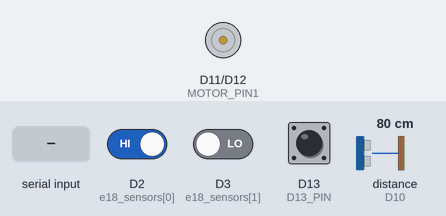
Bench run of a sketch on a simulated Arduino Due. Parts: motor-driver pin pairs drawn as motors (green arrow = first pin HIGH = forward, orange = second pin HIGH = backward, longer = more drive). Wiring (inferred from the names in the program): ultrasonic range finder: trigger D9; echo D10. The inputs (shaded band) are chosen by the test bench; at power-on: distance to the obstacle (sensor on D10) 80 cm, D2 (e18_sensors[0]) HIGH, D3 (e18_sensors[1]) LOW, D13 (D13_PIN) HIGH. The echo pulse lasts 58.3 µs per cm; what the sketch prints to the serial monitor is not drawn.

Above: at 0.8 s.
0.9 s: "L_10\n" received over Serial
At 1.3 s:
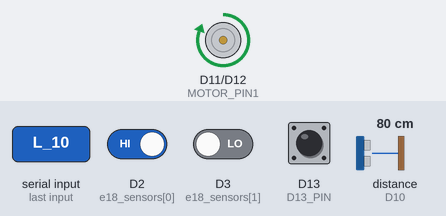
2.9 s: "L_11\n" received over Serial
At 3.3 s:
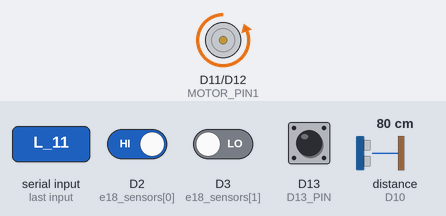
4.9 s: "move_1\n" received over Serial
At 5.2 s:
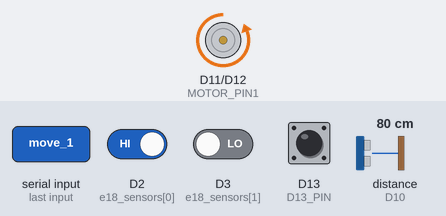
6.4 s: distance to the obstacle (sensor on D10) set to 13 cm
7.9 s: distance to the obstacle (sensor on D10) set to 10 cm
At 8.3 s:
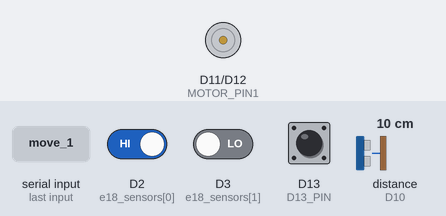
Timing chart, 0 to 10.4 s (numbered marks = the images above; inputs shaded):
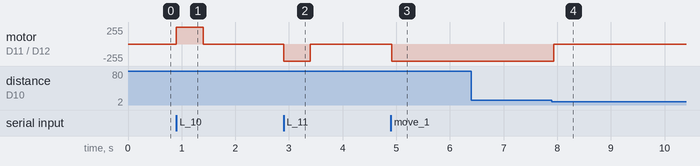

The sketch:

Sensor_Interface.ino
```cpp
#include <FreeRTOS.h>
#include <task.h>
#include <queue.h>
#include <DueTimer.h>

// 핀 정의

// 리프트 초음파
#define TRIG_PIN 9
#define ECHO_PIN 10

#define MOTOR_PIN1 11
#define MOTOR_PIN2 12
#define D13_PIN 13  // D13 핀 정의
// #define IR_SENSOR_PIN 22  // 단일 IR 센서 핀 정의

// E18-D80NK 디지털 출력 핀 정의
const int e18_sensors[7] = {2, 3, 4, 5, 6, 7, 22};  // 6개의 E18-D80NK 디지털 출력 핀

volatile bool objectDetected = false;
// volatile bool singleobjectDetected = false;
volatile bool objectDetectedFlag = false;  // 객체 감지 플래그
// volatile bool singleSensorDetectedFlag = false;  // 단일 IR 센서 객체 감지 플래그

long duration;
int distanceMeasured;  // 리프트 높이

String message;
String E_message = "E_1";  // 평상시에는 E_1로 초기화

bool liftMovingFlag = false;  // 리프트 동작 플래그
int targetHeight = -1;  // 목표 높이 초기값
bool flag = false;
bool BPflag = false;

// Queue handle
QueueHandle_t distanceQueue;

// Task handles
TaskHandle_t measureDistanceHandle;
TaskHandle_t objectDetectionHandle;
TaskHandle_t liftControlHandle;
TaskHandle_t messageReceiverHandle;
TaskHandle_t checkD13PinHandle;
// TaskHandle_t singleSensorObjectDetectionHandle;

// 함수 선언
void measureDistance(void *pvParameters);
void objectDetection(void *pvParameters);
void liftControl(void *pvParameters);
void messageReceiver(void *pvParameters);
void checkD13Pin(void *pvParameters);
// void singleSensorObjectDetection(void *pvParameters);
void JustLift_up();
void JustLift_down();
void liftUp(int targetHeight, int currentHeight);
void liftDown(int targetHeight, int currentHeight);
void liftStop();

void measureDistance(void *pvParameters)
{
  pinMode(TRIG_PIN, OUTPUT);
  pinMode(ECHO_PIN, INPUT);

  for( ;; ) {
    // 첫 번째 초음파 센서에 펄스 전송
    digitalWrite(TRIG_PIN, LOW);
    delayMicroseconds(2);
    digitalWrite(TRIG_PIN, HIGH);
    delayMicroseconds(10);
    digitalWrite(TRIG_PIN, LOW);

    // 첫 번째 센서의 펄스 지속 시간 측정
    duration = pulseIn(ECHO_PIN, HIGH);

    // 지속 시간을 거리로 변환 (cm)
    distanceMeasured = (duration * 0.034) / 2;

    // Queue에 거리 값 전송
    int distance = distanceMeasured;
    xQueueSend(distanceQueue, &distance, portMAX_DELAY);

    vTaskDelay(50 / portTICK_PERIOD_MS);  // 50ms 주기
  }
}


void objectDetection(void *pvParameters)
{
  for (int i = 0; i < 7; i++) {
    pinMode(e18_sensors[i], INPUT);
  }

  for( ;; ) {
    objectDetected = false;

    for (int i = 0; i < 7; i++) {
      int e18_state = digitalRead(e18_sensors[i]);
      if (e18_state == LOW) {  // 장애물 감지됨
        objectDetected = true;
        break;  // 하나의 센서에서 감지되면 더 이상 확인할 필요 없음
      }
    }

    if (objectDetected && !objectDetectedFlag) {
      if(flag == true){
        Serial.println("Object Detected");
      }
      E_message = "E_2";  // 객체 감지 시 E_message를 E_2로 설정
      Serial.println(E_message);
      objectDetectedFlag = true; // 객체 감지 플래그 설정
    } else if (!objectDetected && objectDetectedFlag) {
      // 모든 감지 플래그가 해제되었는지 확인
      if (!BPflag) {
        E_message = "E_3";  // 객체 감지 해제 시 E_message를 E_3로 설정
        Serial.println(E_message);
        objectDetectedFlag = false;  // 객체 감지 플래그 해제
      }
    }

    vTaskDelay(10 / portTICK_PERIOD_MS);  // 10ms 주기
  }
}

void liftControl(void *pvParameters)
{
  pinMode(MOTOR_PIN1, OUTPUT);
  pinMode(MOTOR_PIN2, OUTPUT);

  for( ;; ) {
    int currentHeight;
    if (xQueueReceive(distanceQueue, &currentHeight, portMAX_DELAY)) {
      if(flag == true){
        Serial.print("Current height: ");
        Serial.println(currentHeight);
      }
      if (liftMovingFlag && targetHeight != -1) {  // 유효한 목표 높이가 설정된 경우에만 리프트 동작
        if (currentHeight < targetHeight) {
          liftUp(targetHeight, currentHeight);
        } else if (currentHeight > targetHeight) {
          liftDown(targetHeight, currentHeight);
        }
      }
    }

    vTaskDelay(10 / portTICK_PERIOD_MS);  // 10ms 주기
  }
}


// 변수 리스트 길이 3짜리 추가 (초기값 10, 20, 30)
int savedHeights[3] = {10, 20, 30};  // 높이를 저장할 리스트

void messageReceiver(void *pvParameters)
{
  for( ;; ) {
    if (Serial.available() > 0) {
      message = Serial.readStringUntil('\n'); // 수신부
      if (message == "L_10") {
        JustLift_up();
      } else if (message == "L_11") {
        JustLift_down();
      }
      // 저장된 높이로 이동하는 부분
      else if (message == "move_1") {
        targetHeight = savedHeights[0];  // 0번 인덱스에 저장된 높이로 이동
        liftMovingFlag = true;
      } else if (message == "move_2") {
        targetHeight = savedHeights[1];  // 1번 인덱스에 저장된 높이로 이동
        liftMovingFlag = true;
      } else if (message == "move_3") {
        targetHeight = savedHeights[2];  // 2번 인덱스에 저장된 높이로 이동
        liftMovingFlag = true;
      }
      // 초음파 센서로 측정된 높이를 리스트에 저장하는 부분
      else if (message == "save_1") {
        savedHeights[0] = distanceMeasured;  // 0번 인덱스에 현재 측정된 높이 저장
        // Serial.print("Height saved at index 0: ");
        // Serial.println(savedHeights[0]);
      } else if (message == "save_2") {
        savedHeights[1] = distanceMeasured;  // 1번 인덱스에 현재 측정된 높이 저장
        // Serial.print("Height saved at index 1: ");
        // Serial.println(savedHeights[1]);
      } else if (message == "save_3") {
        savedHeights[2] = distanceMeasured;  // 2번 인덱스에 현재 측정된 높이 저장
        // Serial.print("Height saved at index 2: ");
        // Serial.println(savedHeights[2]);
      }
      // 객체 감지 플래그 처리
      else if (message == "E_1") {
        E_message = "E_1";  // E_1 메시지를 수신하면 E_message를 E_1로 설정
        Serial.println(E_message);
        objectDetectedFlag = false;  // 객체가 감지되지 않을 때 플래그 해제
        BPflag = false;
      }
      // 기타 동작을 방지하는 초기화
      else {
        liftMovingFlag = false;
        targetHeight = -1;  // 목표 높이를 초기화하여 불필요한 동작 방지
      }
    }

    vTaskDelay(10 / portTICK_PERIOD_MS);  // 10ms 주기
  }
}


void checkD13Pin(void *pvParameters)
{
  pinMode(D13_PIN, INPUT_PULLUP);  // 풀업 저항 설정

  for( ;; ) {
    if (digitalRead(D13_PIN) == LOW && !objectDetectedFlag) {
      BPflag = true;
      E_message = "E_0";  // 객체 감지 시 E_message를 E_0로 설정
      Serial.println(E_message);
      objectDetectedFlag= true;  // 객체 감지 플래그 설정
    }

    vTaskDelay(50 / portTICK_PERIOD_MS);  // 50ms 주기
  }
}

void JustLift_up() {
    digitalWrite(MOTOR_PIN1, HIGH);
    digitalWrite(MOTOR_PIN2, LOW);
    delay(500); // 필요한 경우 모터를 일정 시간 동안 동작시키기 위해 지연을 추가
    liftStop();
    liftMovingFlag = false;  // 동작 종료 후 플래그 초기화
    targetHeight = -1;  // 목표 높이 초기화
}

void JustLift_down() {
    digitalWrite(MOTOR_PIN1, LOW);
    digitalWrite(MOTOR_PIN2, HIGH);
    delay(500); // 필요한 경우 모터를 일정 시간 동안 동작시키기 위해 지연을 추가
    liftStop();
    liftMovingFlag = false;  // 동작 종료 후 플래그 초기화
    targetHeight = -1;  // 목표 높이 초기화
}

void liftUp(int targetHeight, int currentHeight) {
  while (currentHeight < targetHeight) {
    digitalWrite(MOTOR_PIN1, HIGH);
    digitalWrite(MOTOR_PIN2, LOW);

    if (xQueueReceive(distanceQueue, &currentHeight, portMAX_DELAY)) {
      if(flag == true){
        Serial.print("Current height (lifting up): ");
        Serial.println(currentHeight);
      }
    }

    if (currentHeight >= targetHeight) {
      liftMovingFlag = false;  // 목표 높이에 도달하면 플래그를 false로 설정
      targetHeight = -1;  // 목표 높이 초기화
      break;
    }
  }
  liftStop();
}

void liftDown(int targetHeight, int currentHeight) {
  while (currentHeight > targetHeight) {
    digitalWrite(MOTOR_PIN1, LOW);
    digitalWrite(MOTOR_PIN2, HIGH);

    if (xQueueReceive(distanceQueue, &currentHeight, portMAX_DELAY)) {
      if(flag == true){
        Serial.print("Current height (lifting down): ");
        Serial.println(currentHeight);
      }
    }

    if (currentHeight <= targetHeight) {
      liftMovingFlag = false;  // 목표 높이에 도달하면 플래그를 false로 설정
      targetHeight = -1;  // 목표 높이 초기화
      break;
    }
  }
  liftStop();
}

void liftStop() {
  digitalWrite(MOTOR_PIN1, LOW);
  digitalWrite(MOTOR_PIN2, LOW);
}

void setup()
{
  Serial.begin(115200);

  // Queue 생성
  distanceQueue = xQueueCreate(10, sizeof(int));

  if (distanceQueue == NULL) {
    while (1);
  }

  xTaskCreate(measureDistance, (const portCHAR *)"measureDistance", 256, NULL, 3, &measureDistanceHandle);  // 초음파 거리 측정 태스크
  xTaskCreate(objectDetection, (const portCHAR *)"objectDetection", 256, NULL, 6, &objectDetectionHandle);  // 객체 감지 태스크
  // xTaskCreate(singleSensorObjectDetection, (const portCHAR *)"singleSensorObjectDetection", 256, NULL, 6, &singleSensorObjectDetectionHandle);  // 단일 IR 센서 객체 감지 태스크
  xTaskCreate(liftControl, (const portCHAR *)"liftControl", 256, NULL, 3, &liftControlHandle);  // 리프트 제어 태스크
  xTaskCreate(messageReceiver, (const portCHAR *)"messageReceiver", 256, NULL, 4, &messageReceiverHandle);  // 메시지 수신 태스크
  xTaskCreate(checkD13Pin, (const portCHAR *)"checkD13Pin", 256, NULL, 6, &checkD13PinHandle);  // 범퍼 스위치 D13 핀 신호 확인 태스크

  vTaskStartScheduler();

  while(1);
}

void loop()
{
  // 아무 작업도 하지 않음
}
```

Measured:
- the behaviour switches between 12 and 11 cm on distance to the obstacle (sensor on D10) (found by bisection; images 3 and 4)
- after the input at 0.9 s, motor on D11 (MOTOR_PIN1) / D12 (MOTOR_PIN2): stopped → forward 255/255 at once, → stopped 0.50 s later
- after the input at 2.9 s, motor on D11 (MOTOR_PIN1) / D12 (MOTOR_PIN2): stopped → backward 255/255 at once, → stopped 0.50 s later
- after the input at 4.9 s, motor on D11 (MOTOR_PIN1) / D12 (MOTOR_PIN2): stopped → backward 255/255 at once
- after the input at 6.4 s, every drawn part: stays the same
- after the input at 7.9 s, motor on D11 (MOTOR_PIN1) / D12 (MOTOR_PIN2): backward 255/255 → stopped at once
